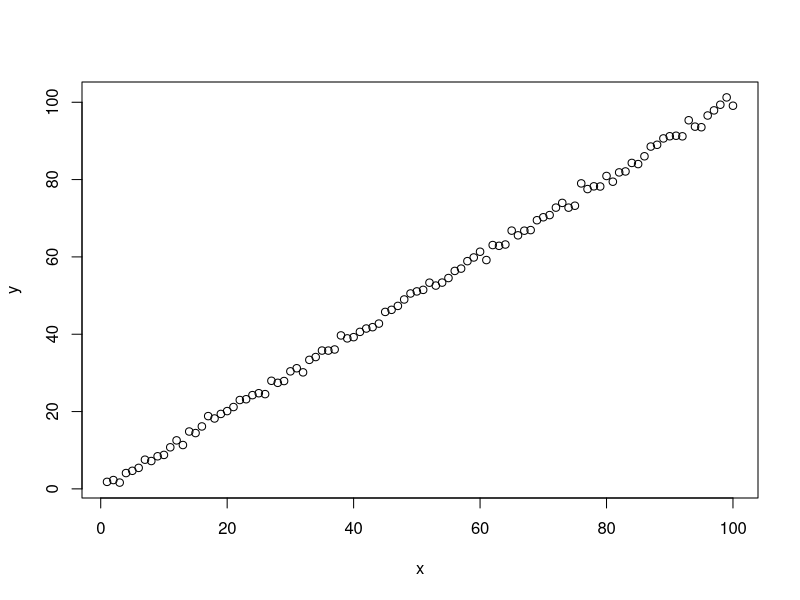
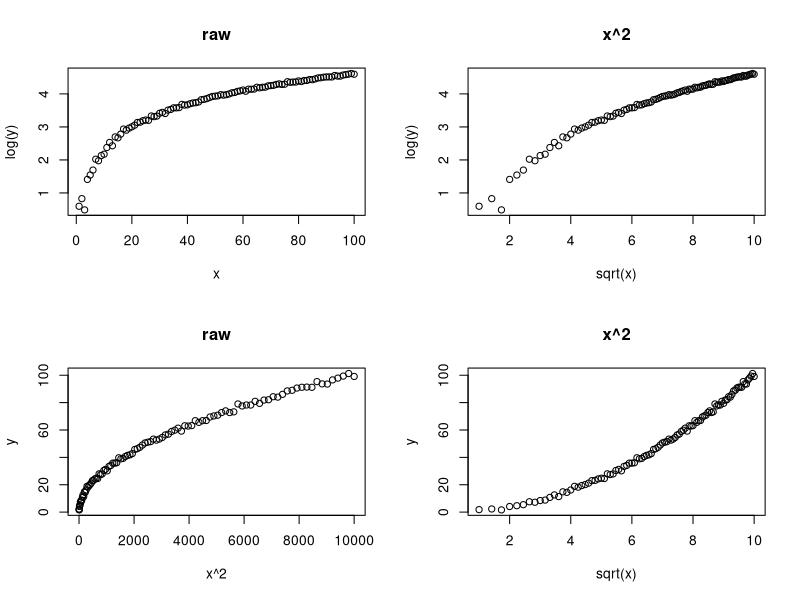

R code for these plots, in order:
rm(list = ls())

# simulate transformations

x = 1:100
y = x + rnorm(100)

plot(x,y)

par(mfrow = c(2,2))
plot(x, log(y), main = 'raw')
plot(sqrt(x), log(y), main = 'x^2')


plot(x^2, y, main = 'raw')
plot(sqrt(x), y, main = 'x^2')



# plot(x, y^3, main = 'raw')
# plot(x,log(y^2, 3))